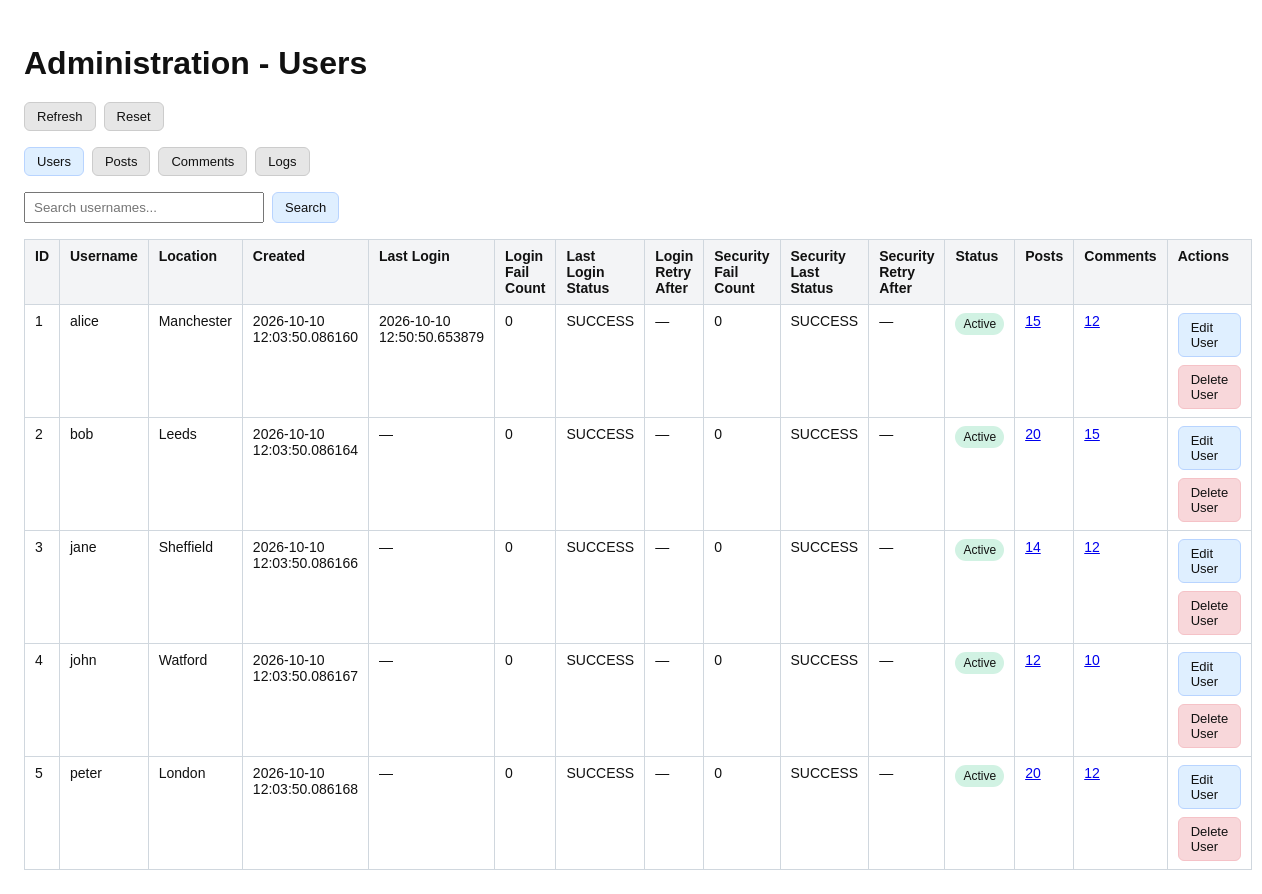
/users, run on an earlier commit of the app's database.
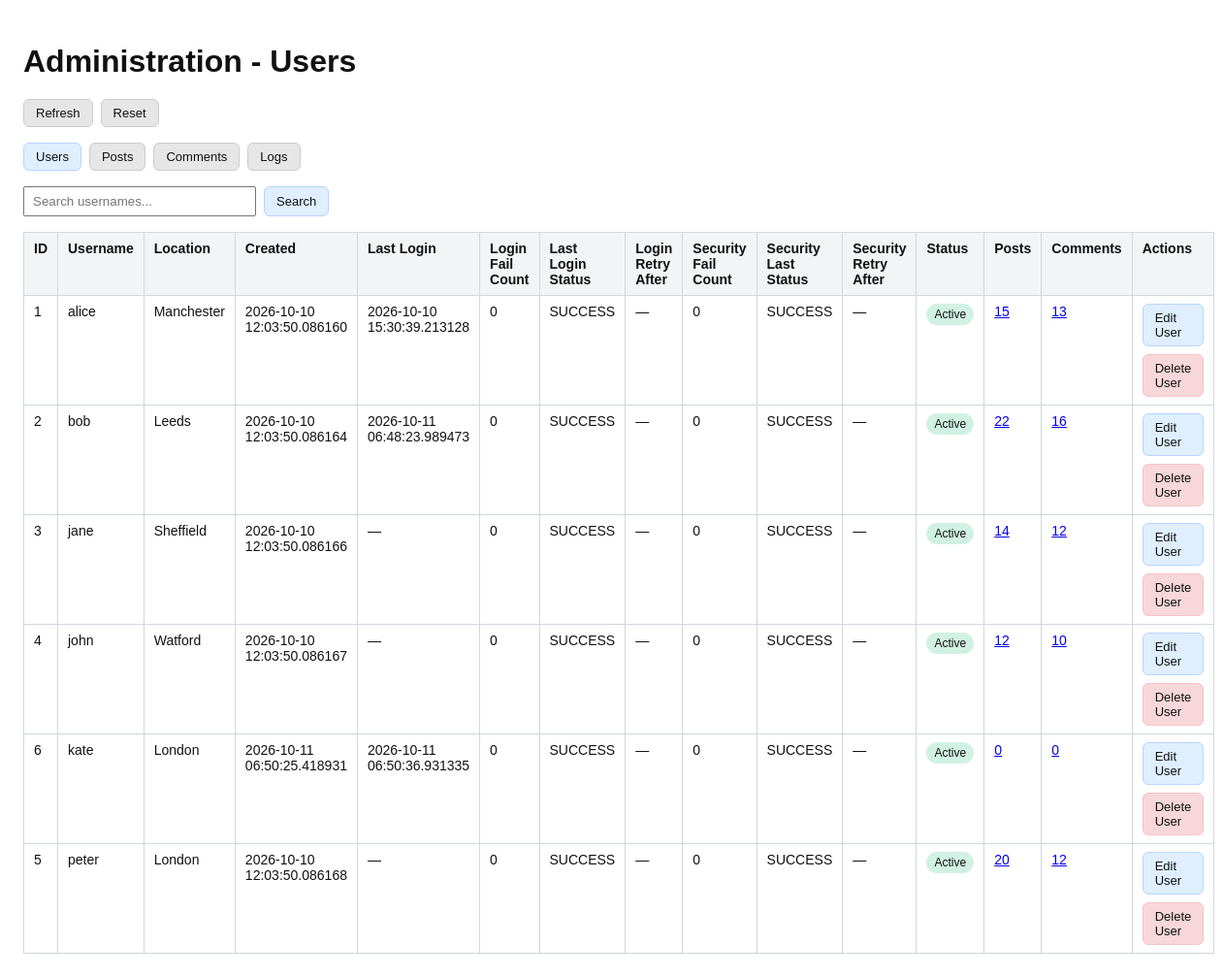
And on a later commit of the database.
### models/models.py (models this page shows)
class User(UserMixin, db.Model):
    id = db.Column(db.Integer, primary_key=True)
    username = db.Column(
        db.String(80),
        unique=True,
        nullable=False
    )
    password_hash = db.Column(
        db.String(255),
        nullable=False
    )
    default_location = db.Column(
        db.String(120),
        nullable=False,
        default="Unknown"
    )
    created_at = db.Column(
        db.DateTime,
        default=datetime.utcnow,
        nullable=False
    )
    last_login = db.Column(
        db.DateTime,
        nullable=True
    )
    last_successful_login_datetime = db.Column(
        db.DateTime,
        nullable=True
    )
    login_fail_count = db.Column(
        db.Integer,
        nullable=False,
        default=0
    )
    login_last_attempt_status = db.Column(
        db.String(20),
        nullable=False,
        default="SUCCESS"
    )
    login_last_failed_datetime = db.Column(
        db.DateTime,
        nullable=True
    )
    login_retry_after_datetime = db.Column(
        db.DateTime,
        nullable=True
    )
    security_fail_count = db.Column(
        db.Integer,
        nullable=False,
        default=0
    )
    security_last_attempt_status = db.Column(
        db.String(20),
        nullable=False,
        default="SUCCESS"
    )
    security_last_failed_datetime = db.Column(
        db.DateTime,
        nullable=True
    )
    security_retry_after_datetime = db.Column(
        db.DateTime,
        nullable=True
    )
    status = db.Column(
        db.String(20),
        nullable=False,
        default="active"
    )
    security_question = db.Column(
        db.String(255),
        nullable=False
    )
    security_answer_hash = db.Column(
        db.String(255),
        nullable=False
    )
    posts = db.relationship(
        "Post",
        backref="author",
        lazy=True
    )
    picked_posts = db.relationship(
        "PostPick",
        backref="user",
        lazy=True,
        cascade="all, delete-orphan"
    )
    comments = db.relationship(
        "Comment",
        backref="author",
        lazy=True,
        cascade="all, delete-orphan"
    )

### admin.py (the view)
@admin_app.route("/users")
def users():
    user_id = request.args.get("user_id", type=int)
    search_term = request.args.get("search", "").strip()
    user_query = User.query.order_by(func.lower(User.username), User.id)
    if user_id is not None:
        user_query = user_query.filter_by(id=user_id)
    matching_users = user_query.all()
    if search_term:
        matching_users = [
            user for user in matching_users
            if user.username.casefold().startswith(search_term.casefold())
        ]
    user_rows = [user_summary(user) for user in matching_users]
    return render_template(
        "admin_users.html",
        users=user_rows,
        search_term=search_term,
    )

### templates/admin_users.html (shortened to what this page needs)
<!DOCTYPE html>
<html>
<head>
</head>
<body>
    <h1>Administration - Users</h1>
    <div class="toolbar">
        <a class="button" href="{{ request.full_path.rstrip('?') }}">Refresh</a>
        <a class="button" href="{{ url_for('users') }}">Reset</a>
    </div>
    <nav class="nav" aria-label="Admin browsers">
        <a class="button primary" href="{{ url_for('users') }}">Users</a>
        <a class="button" href="{{ url_for('posts_browser') }}">Posts</a>
        <a class="button" href="{{ url_for('comments_browser') }}">Comments</a>
        <a class="button" href="{{ url_for('logs_browser') }}">Logs</a>
    </nav>
    <form class="search-form" method="get" action="{{ url_for('users') }}">
        <input type="search" name="search" value="{{ search_term }}" placeholder="Search usernames..." aria-label="Search usernames">
        <button class="button primary" type="submit">Search</button>
    </form>
    <table>
        <thead>
            <tr>
                <th>ID</th>
                <th>Username</th>
                <th>Location</th>
                <th>Created</th>
                <th>Last Login</th>
                <th>Login Fail Count</th>
                <th>Last Login Status</th>
                <th>Login Retry After</th>
                <th>Security Fail Count</th>
                <th>Security Last Status</th>
                <th>Security Retry After</th>
                <th>Status</th>
                <th>Posts</th>
                <th>Comments</th>
                <th>Actions</th>
            </tr>
        </thead>
        <tbody>
            {% for user in users %}
            <tr>
                <td>{{ user.id }}</td>
                <td>{{ user.username }}</td>
                <td>{{ user.default_location }}</td>
                <td>{{ user.created_at }}</td>
                <td>{{ user.last_login or '—' }}</td>
                <td>{{ user.login_fail_count }}</td>
                <td>{{ user.login_last_attempt_status }}</td>
                <td>{{ user.login_retry_after_datetime or '—' }}</td>
                <td>{{ user.security_fail_count }}</td>
                <td>{{ user.security_last_attempt_status }}</td>
                <td>{{ user.security_retry_after_datetime or '—' }}</td>
                <td>
                    {% if user.status == 'suspended' %}
                        <span class="pill suspended">Suspended</span>
                    {% else %}
                        <span class="pill active">Active</span>
                    {% endif %}
                </td>
                <td><a href="{{ url_for('posts_browser', user_id=user.id) }}">{{ user.posts_count }}</a></td>
                <td><a href="{{ url_for('comments_browser', user_id=user.id) }}">{{ user.comments_count }}</a></td>
                <td>
                    <div class="actions">
                        <a class="button primary" href="/users/{{ user.id }}/edit">Edit User</a>
                        <a class="button danger" href="/users/{{ user.id }}/delete">Delete User</a>
                    </div>
                </td>
            </tr>
            {% endfor %}
        </tbody>
    </table>
</body>
</html>

### templates/admin_users.html (style rules this page uses)
body { font-family: Arial, sans-serif; max-width: 1400px; margin: 0 auto; padding: 24px; color: #111; }
h1 { margin-bottom: 20px; }
.toolbar { display: flex; flex-wrap: wrap; gap: 8px; margin-bottom: 16px; }
.nav { display: flex; flex-wrap: wrap; gap: 8px; margin-bottom: 16px; }
.search-form { display: flex; gap: 8px; margin-bottom: 16px; }
.search-form input { min-width: 240px; padding: 6px 8px; }
table { width: 100%; border-collapse: collapse; font-size: 14px; }
th, td { border: 1px solid #d0d7de; padding: 8px 10px; text-align: left; vertical-align: top; background: #fff; }
th { background: #f3f4f6; }
.actions { display: flex; flex-wrap: wrap; gap: 8px; }
.button { display: inline-block; padding: 6px 12px; border: 1px solid #ccc; background: #e6e6e6; border-radius: 6px; color: #111; text-decoration: none; cursor: pointer; font-size: 13px; }
.button.danger { background: #f8d7da; border-color: #f5c2c7; }
.button.primary { background: #dfefff; border-color: #b8d4ff; }
.pill { display: inline-block; padding: 4px 8px; border-radius: 999px; font-size: 12px; background: #e9ecef; }
.pill.active { background: #d1f2e3; }

What changed in the data, as far as the page shows it:
changed User "alice": last_login "2026-10-10 12:50:50.653879" → "2026-10-10 15:30:39.213128"; comments_count "12" → "13"
changed User "bob": last_login "—" → "2026-10-11 06:48:23.989473"; posts_count "20" → "22"; comments_count "15" → "16"
added User: id "6", username "kate", default_location "London", created_at "2026-10-11 06:50:25.418931", last_login "2026-10-11 06:50:36.931335", login_fail_count "0", login_last_attempt_status "SUCCESS", login_retry_after_datetime "—", security_fail_count "0", security_last_attempt_status "SUCCESS", security_retry_after_datetime "—", status "Active", posts_count "0", comments_count "0"
